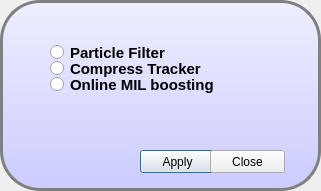
<?xml version="1.0" encoding="UTF-8"?>
<ui version="4.0">
 <class>TrakerSelectDialog</class>
 <widget class="QDialog" name="TrakerSelectDialog">
  <property name="geometry">
   <rect>
    <x>0</x>
    <y>0</y>
    <width>321</width>
    <height>191</height>
   </rect>
  </property>
  <property name="windowTitle">
   <string>Tracker Select</string>
  </property>
  <property name="styleSheet">
   <string notr="true"/>
  </property>
  <widget class="QFrame" name="frame">
   <property name="geometry">
    <rect>
     <x>0</x>
     <y>0</y>
     <width>321</width>
     <height>191</height>
    </rect>
   </property>
   <property name="styleSheet">
    <string notr="true">QFrame{
border: 3px solid gray;
border-radius: 40px;
background: white;
background: QLinearGradient(x1: 0, y1: 0, x2: 0, y2: 1, stop: 0 #eef, stop: 1 #ccf);
}
QRadioButton{

font-weight: bold;
font-size: 15px;

}</string>
   </property>
   <property name="frameShape">
    <enum>QFrame::StyledPanel</enum>
   </property>
   <property name="frameShadow">
    <enum>QFrame::Raised</enum>
   </property>
   <widget class="QRadioButton" name="radioButton_ct_tracker">
    <property name="geometry">
     <rect>
      <x>50</x>
      <y>59</y>
      <width>167</width>
      <height>19</height>
     </rect>
    </property>
    <property name="styleSheet">
     <string notr="true"/>
    </property>
    <property name="text">
     <string>Compress Tracker</string>
    </property>
   </widget>
   <widget class="QRadioButton" name="radioButton_particle">
    <property name="geometry">
     <rect>
      <x>50</x>
      <y>43</y>
      <width>158</width>
      <height>19</height>
     </rect>
    </property>
    <property name="styleSheet">
     <string notr="true"/>
    </property>
    <property name="text">
     <string>Particle Filter</string>
    </property>
   </widget>
   <widget class="QRadioButton" name="radioButton_mil_boost">
    <property name="geometry">
     <rect>
      <x>50</x>
      <y>75</y>
      <width>203</width>
      <height>19</height>
     </rect>
    </property>
    <property name="text">
     <string>Online MIL boosting </string>
    </property>
   </widget>
   <widget class="QPushButton" name="pushButton_apply">
    <property name="geometry">
     <rect>
      <x>140</x>
      <y>150</y>
      <width>75</width>
      <height>23</height>
     </rect>
    </property>
    <property name="text">
     <string>Apply</string>
    </property>
   </widget>
   <widget class="QPushButton" name="pushButton_exit">
    <property name="geometry">
     <rect>
      <x>210</x>
      <y>150</y>
      <width>75</width>
      <height>23</height>
     </rect>
    </property>
    <property name="text">
     <string>Close</string>
    </property>
   </widget>
  </widget>
 </widget>
 <resources/>
 <connections/>
</ui>
